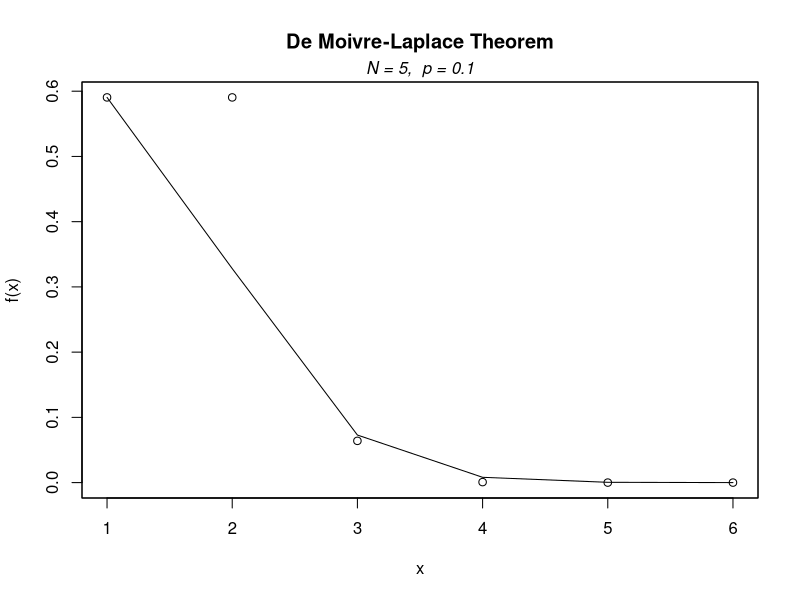
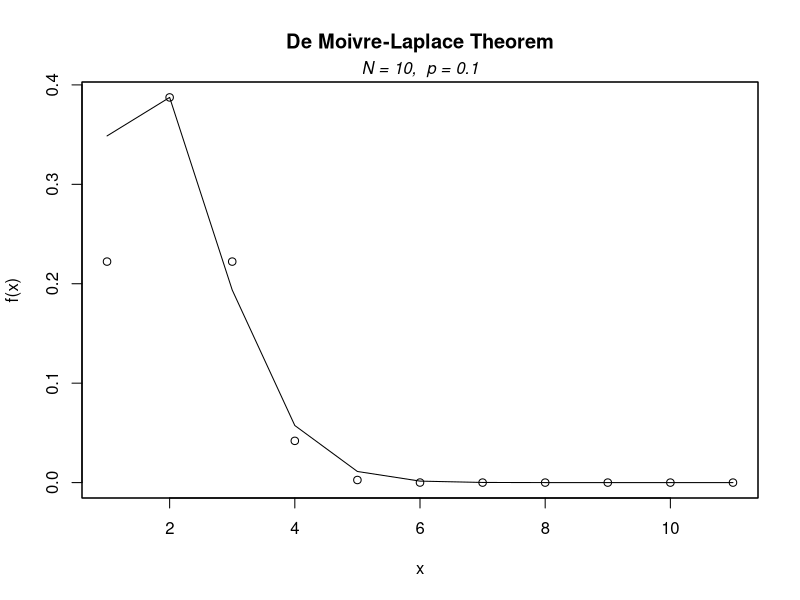
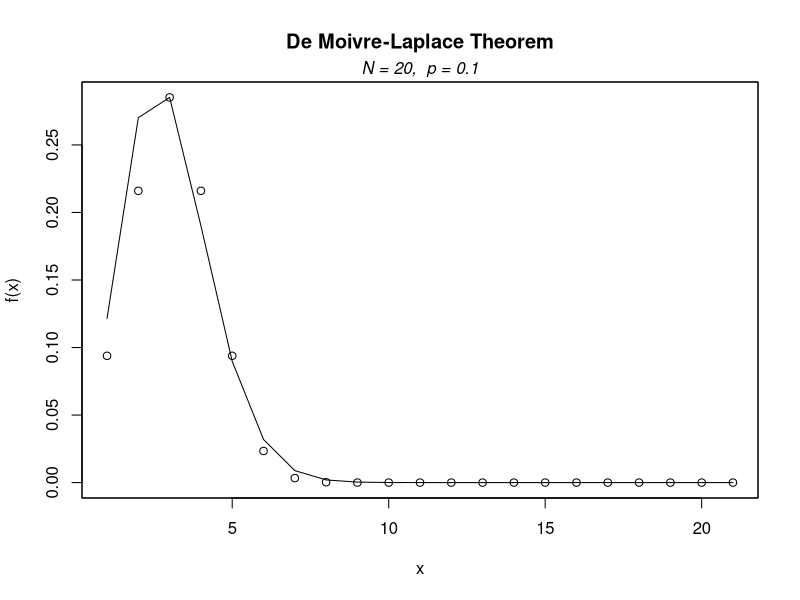
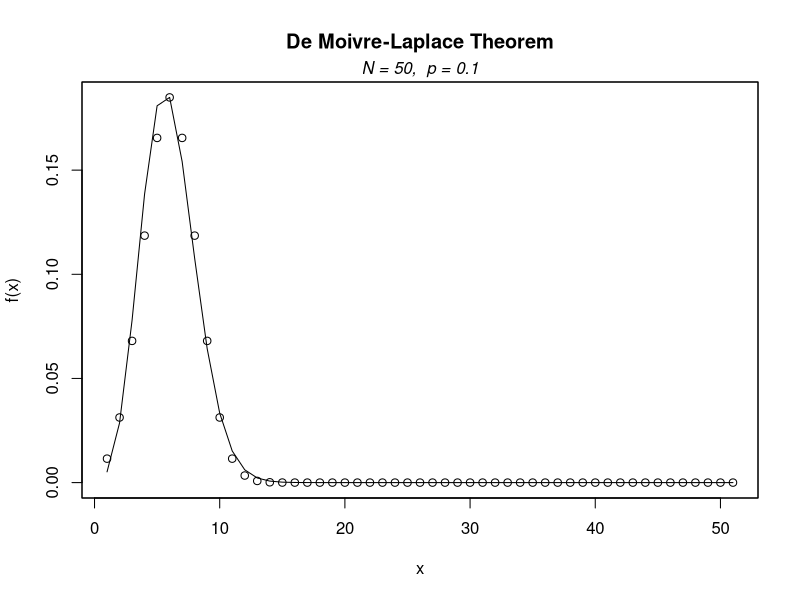
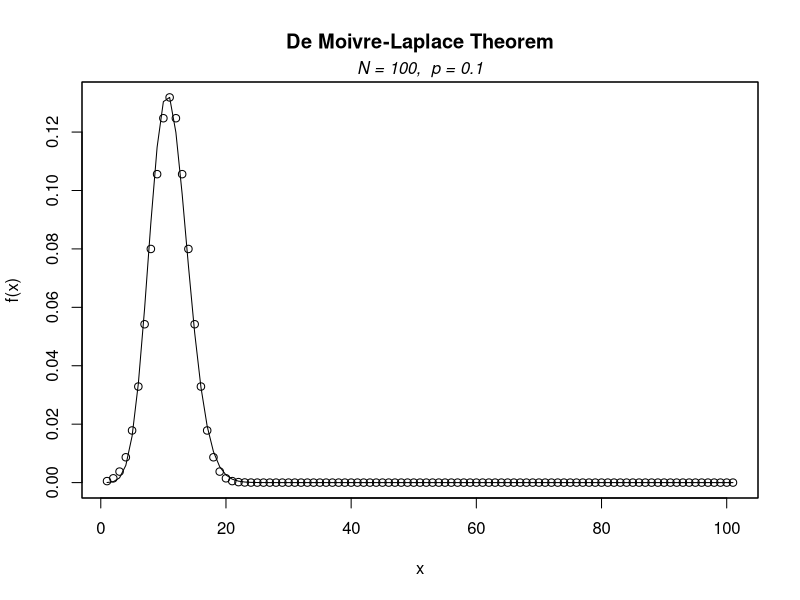
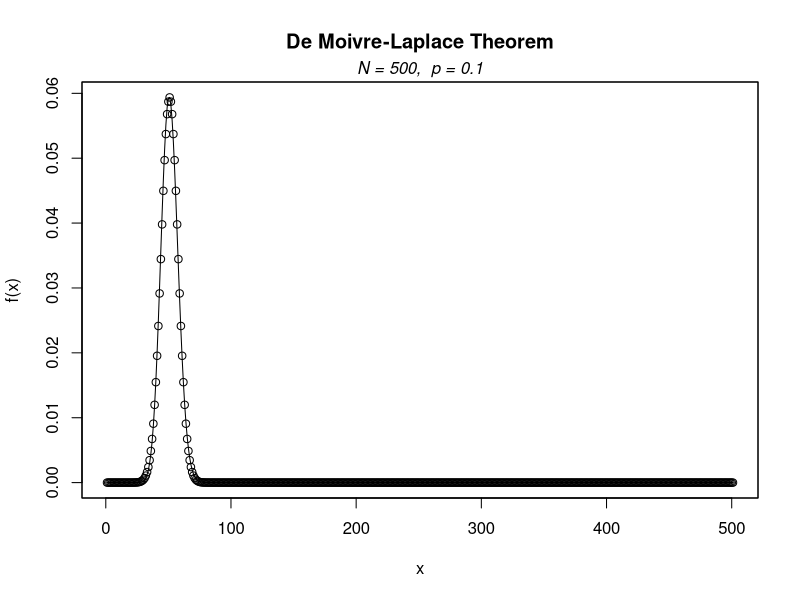
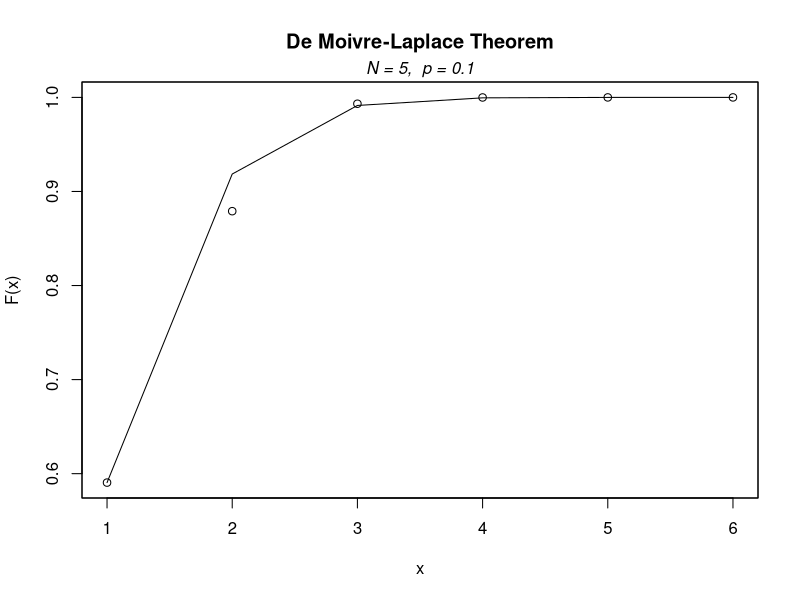
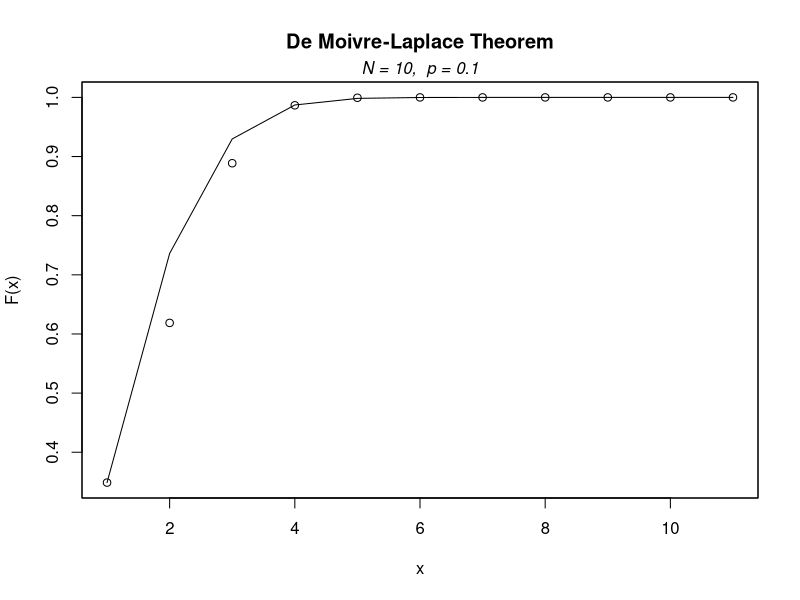

Source code (R) for these figures, in order:
# Visualizing the De Moivre-Laplace Theorem; with p = 0.1 and A = {5, 10, 20, 50, 100, 500}.

  # De Moivre-Laplace theorem.

    # De Moivre-Laplace theorem states that, under certain conditions, a Binomial distribution approximates to a Normal distribution.
    # In particular, the theorem states that the probability mass function of a random variable X with a Binomial distribution, converges to the probability density function of the Normal distribution with mean np and standard deviation sqrt(np(1 - p)), as n grows with p [0, 1].

  # Plot the probability mass function of X~Binomial(n,p) over the density function f(x) of a Normal distribution Normal(np, npq) with n E A.

p <- 0.1
q <- 1 - p
n <- 5
xval <- c(0:n) # x values - [0, 1, 2, 3, 4, 5]
plot(dbinom(xval, n, p), main="De Moivre-Laplace Theorem", xlab = "x", ylab = "f(x)", type = "l") # parameters - x values, size, probability
mtext(substitute(paste(italic("N = 5,  p = 0.1"))), side = 3)
par(new=TRUE)
plot(dnorm(xval, (n * p), sqrt(n * p * q)), xlab=NA, ylab=NA, xaxt = 'n', yaxt = 'n') # parameters - x values, mean = np, standard deviation = sqrt(npq)

p <- 0.1
q <- 1 - p
n <- 10
xval <- c(0:n) # x values - [0, 1, 2, 3, 4, 5, 6, 7, 8, 9, 10]
plot(dbinom(xval, n, p), main="De Moivre-Laplace Theorem", xlab = "x", ylab = "f(x)", type = "l") # parameters - x values, size, probability
mtext(substitute(paste(italic("N = 10,  p = 0.1"))), side = 3)
par(new=TRUE)
plot(dnorm(xval, (n * p), sqrt(n * p * q)), xlab=NA, ylab=NA, xaxt = 'n', yaxt = 'n') # parameters - x values, mean = np, standard deviation = sqrt(npq)

p <- 0.1
q <- 1 - p
n <- 20
xval <- c(0:n) # x values - [0, 1, ..., 20]
plot(dbinom(xval, n, p), main="De Moivre-Laplace Theorem", xlab = "x", ylab = "f(x)", type = "l") # parameters - x values, size, probability
mtext(substitute(paste(italic("N = 20,  p = 0.1"))), side = 3)
par(new=TRUE)
plot(dnorm(xval, (n * p), sqrt(n * p * q)), xlab=NA, ylab=NA, xaxt = 'n', yaxt = 'n') # parameters - x values, mean = np, standard deviation = sqrt(npq)

p <- 0.1
q <- 1 - p
n <- 50
xval <- c(0:n) # x values - [0, 1, ..., 50]
plot(dbinom(xval, n, p), main="De Moivre-Laplace Theorem", xlab = "x", ylab = "f(x)", type = "l") # parameters - x values, size, probability
mtext(substitute(paste(italic("N = 50,  p = 0.1"))), side = 3)
par(new=TRUE)
plot(dnorm(xval, (n * p), sqrt(n * p * q)), xlab=NA, ylab=NA, xaxt = 'n', yaxt = 'n') # parameters - x values, mean = np, standard deviation = sqrt(npq)

p <- 0.1
q <- 1 - p
n <- 100
xval <- c(0:n) # x values - [0, 1, ..., 100]
plot(dbinom(xval, n, p), main="De Moivre-Laplace Theorem", xlab = "x", ylab = "f(x)", type = "l") # parameters - x values, size, probability
mtext(substitute(paste(italic("N = 100,  p = 0.1"))), side = 3)
par(new=TRUE)
plot(dnorm(xval, (n * p), sqrt(n * p * q)), xlab=NA, ylab=NA, xaxt = 'n', yaxt = 'n') # parameters - x values, mean = np, standard deviation = sqrt(npq)

p <- 0.1
q <- 1 - p
n <- 500
xval <- c(0:n) # x values - [0, 1, ..., 500]
plot(dbinom(xval, n, p), main="De Moivre-Laplace Theorem", xlab = "x", ylab = "f(x)", type = "l") # parameters - x values, size, probability
mtext(substitute(paste(italic("N = 500,  p = 0.1"))), side = 3)
par(new=TRUE)
plot(dnorm(xval, (n * p), sqrt(n * p * q)), xlab=NA, ylab=NA, xaxt = 'n', yaxt = 'n') # parameters - x values, mean = np, standard deviation = sqrt(npq)

  # Plot the cumulative distribution function of X~Binomial(n,p) over the cumulative distribution function F(x) of a random variable with Normal distribution Normal(np, npq) with n E A.

p <- 0.1
q <- 1 - p
n <- 5
xval <- c(0:n) # x values - [0, 1, 2, 3, 4, 5]
plot(pbinom(xval, n, p), main="De Moivre-Laplace Theorem", xlab = "x", ylab = "F(x)", type = "l") # parameters - x values, size, probability
mtext(substitute(paste(italic("N = 5,  p = 0.1"))), side = 3)
par(new=TRUE)
plot(pnorm(xval, (n * p), sqrt(n * p * q)), xlab=NA, ylab=NA, xaxt = 'n', yaxt = 'n') # parameters - x values, mean = np, standard deviation = sqrt(npq)

p <- 0.1
q <- 1 - p
n <- 10
xval <- c(0:n) # x values - [0, 1, 2, 3, 4, 5, 6, 7, 8, 9 , 10]
plot(pbinom(xval, n, p), main="De Moivre-Laplace Theorem", xlab = "x", ylab = "F(x)", type = "l") # parameters - x values, size, probability
mtext(substitute(paste(italic("N = 10,  p = 0.1"))), side = 3)
par(new=TRUE)
plot(pnorm(xval, (n * p), sqrt(n * p * q)), xlab=NA, ylab=NA, xaxt = 'n', yaxt = 'n') # parameters - x values, mean = np, standard deviation = sqrt(npq)

p <- 0.1
q <- 1 - p
n <- 20
xval <- c(0:n) # x values - [0, 1, ..., 20]
plot(pbinom(xval, n, p), main="De Moivre-Laplace Theorem", xlab = "x", ylab = "F(x)", type = "l") # parameters - x values, size, probability
mtext(substitute(paste(italic("N = 20,  p = 0.1"))), side = 3)
par(new=TRUE)
plot(pnorm(xval, (n * p), sqrt(n * p * q)), xlab=NA, ylab=NA, xaxt = 'n', yaxt = 'n') # parameters - x values, mean = np, standard deviation = sqrt(npq)

p <- 0.1
q <- 1 - p
n <- 50
xval <- c(0:n) # x values - [0, 1, ..., 50]
plot(pbinom(xval, n, p), main="De Moivre-Laplace Theorem", xlab = "x", ylab = "F(x)", type = "l") # parameters - x values, size, probability
mtext(substitute(paste(italic("N = 50,  p = 0.1"))), side = 3)
par(new=TRUE)
plot(pnorm(xval, (n * p), sqrt(n * p * q)), xlab=NA, ylab=NA, xaxt = 'n', yaxt = 'n') # parameters - x values, mean = np, standard deviation = sqrt(npq)

p <- 0.1
q <- 1 - p
n <- 100
xval <- c(0:n) # x values - [0, 1, ..., 100]
plot(pbinom(xval, n, p), main="De Moivre-Laplace Theorem", xlab = "x", ylab = "F(x)", type = "l") # parameters - x values, size, probability
mtext(substitute(paste(italic("N = 100,  p = 0.1"))), side = 3)
par(new=TRUE)
plot(pnorm(xval, (n * p), sqrt(n * p * q)), xlab=NA, ylab=NA, xaxt = 'n', yaxt = 'n') # parameters - x values, mean = np, standard deviation = sqrt(npq)

p <- 0.1
q <- 1 - p
n <- 500
xval <- c(0:n) # x values - [0, 1, ..., 500]
plot(pbinom(xval, n, p), main="De Moivre-Laplace Theorem", xlab = "x", ylab = "F(x)", type = "l") # parameters - x values, size, probability
mtext(substitute(paste(italic("N = 500,  p = 0.1"))), side = 3)
par(new=TRUE)
plot(pnorm(xval, (n * p), sqrt(n * p * q)), xlab=NA, ylab=NA, xaxt = 'n', yaxt = 'n') # parameters - x values, mean = np, standard deviation = sqrt(npq)

  # Repeat the experiment with p = 0.5 and p = 0.9

p <- 0.5
q <- 1 - p
n <- 50
xval <- c(0:n) # x values - [0, 1, ..., 50]
plot(pbinom(xval, n, p), main="De Moivre-Laplace Theorem", xlab = "x", ylab = "F(x)", type = "l") # parameters - x values, size, probability
mtext(substitute(paste(italic("N = 50,  p = 0.5"))), side = 3)
par(new=TRUE)
plot(pnorm(xval, (n * p), sqrt(n * p * q)), xlab=NA, ylab=NA, xaxt = 'n', yaxt = 'n') # parameters - x values, mean = np, standard deviation = sqrt(npq)

p <- 0.5
q <- 1 - p
n <- 500
xval <- c(0:n) # x values - [0, 1, ..., 500]
plot(pbinom(xval, n, p),  main="De Moivre-Laplace Theorem", xlab = "x", ylab = "F(x)", type = "l") # parameters - x values, size, probability
mtext(substitute(paste(italic("N = 500,  p = 0.5"))), side = 3)
par(new=TRUE)
plot(pnorm(xval, (n * p), sqrt(n * p * q)), xlab=NA, ylab=NA, xaxt = 'n', yaxt = 'n') # parameters - x values, mean = np, standard deviation = sqrt(npq)

p <- 0.5
q <- 1 - p
n <- 50
xval <- c(0:n) # x values - [0, 1, ..., 50]
plot(dbinom(xval, n, p), main="De Moivre-Laplace Theorem", xlab = "x", ylab = "f(x)", type = "l") # parameters - x values, size, probability
mtext(substitute(paste(italic("N = 50,  p = 0.5"))), side = 3)
par(new=TRUE)
plot(dnorm(xval, (n * p), sqrt(n * p * q)), xlab=NA, ylab=NA, xaxt = 'n', yaxt = 'n') # parameters - x values, mean = np, standard deviation = sqrt(npq)

p <- 0.5
q <- 1 - p
n <- 500
xval <- c(0:n) # x values - [0, 1, ..., 500]
plot(dbinom(xval, n, p),  main="De Moivre-Laplace Theorem", xlab = "x", ylab = "f(x)", type = "l") # parameters - x values, size, probability
mtext(substitute(paste(italic("N = 500,  p = 0.5"))), side = 3)
par(new=TRUE)
plot(dnorm(xval, (n * p), sqrt(n * p * q)), xlab=NA, ylab=NA, xaxt = 'n', yaxt = 'n') # parameters - x values, mean = np, standard deviation = sqrt(npq)

p <- 0.9
q <- 1 - p
n <- 50
xval <- c(0:n) # x values - [0, 1, ..., 50]
plot(dbinom(xval, n, p), main="De Moivre-Laplace Theorem", xlab = "x", ylab = "f(x)", type = "l") # parameters - x values, size, probability
mtext(substitute(paste(italic("N = 50,  p = 0.9"))), side = 3)
par(new=TRUE)
plot(dnorm(xval, (n * p), sqrt(n * p * q)), xlab=NA, ylab=NA, xaxt = 'n', yaxt = 'n') # parameters - x values, mean = np, standard deviation = sqrt(npq)

p <- 0.9
q <- 1 - p
n <- 500
xval <- c(0:n) # x values - [0, 1, ..., 500]
plot(dbinom(xval, n, p),  main="De Moivre-Laplace Theorem", xlab = "x", ylab = "f(x)", type = "l") # parameters - x values, size, probability
mtext(substitute(paste(italic("N = 500,  p = 0.9"))), side = 3)
par(new=TRUE)
plot(dnorm(xval, (n * p), sqrt(n * p * q)), xlab=NA, ylab=NA, xaxt = 'n', yaxt = 'n') # parameters - x values, mean = np, standard deviation = sqrt(npq)

p <- 0.9
q <- 1 - p
n <- 50
xval <- c(0:n) # x values - [0, 1, ..., 50]
plot(pbinom(xval, n, p), main="De Moivre-Laplace Theorem", xlab = "x", ylab = "F(x)", type = "l") # parameters - x values, size, probability
mtext(substitute(paste(italic("N = 50,  p = 0.9"))), side = 3)
par(new=TRUE)
plot(pnorm(xval, (n * p), sqrt(n * p * q)), xlab=NA, ylab=NA, xaxt = 'n', yaxt = 'n') # parameters - x values, mean = np, standard deviation = sqrt(npq)

p <- 0.9
q <- 1 - p
n <- 500
xval <- c(0:n) # x values - [0, 1, ..., 500]
plot(pbinom(xval, n, p),  main="De Moivre-Laplace Theorem", xlab = "x", ylab = "F(x)", type = "l") # parameters - x values, size, probability
mtext(substitute(paste(italic("N = 500,  p = 0.9"))), side = 3)
par(new=TRUE)
plot(pnorm(xval, (n * p), sqrt(n * p * q)), xlab=NA, ylab=NA, xaxt = 'n', yaxt = 'n') # parameters - x values, mean = np, standard deviation = sqrt(npq)

  # N o t e : As the De Moivre-Laplace theorem states, a random variable with binomial distribution X~Binomial(n, p), converges to a Normal distribution X~Normal(np, sqrt(np(1 - q))), as n grows and p is between 0 and 1. 









